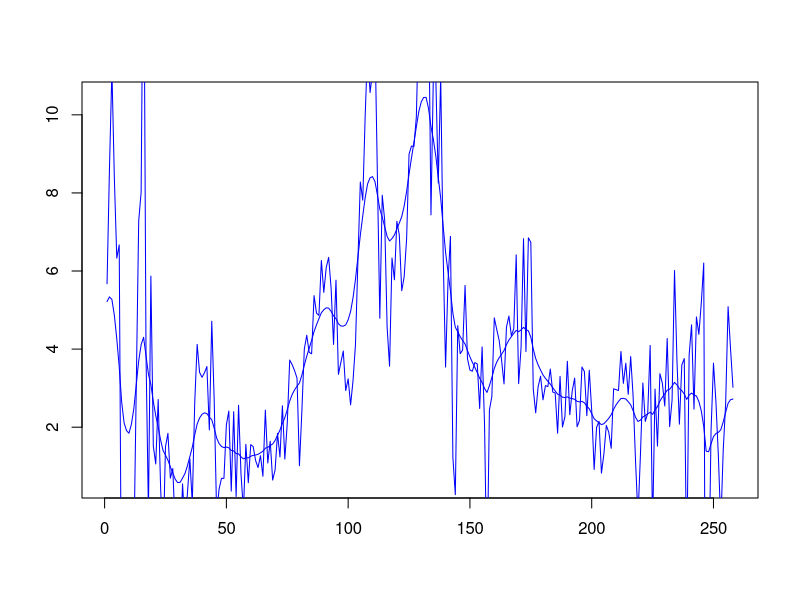

This chart was generated by the following R code:
# UC_EM.m
##############<load a file>##############
file = as.matrix(read.csv("USCPI.csv"));#
file = matrix(file[,1]);                #
file = matrix(file[-258]);              #
d = 5.673853997; #The first line        #
USCPI = matrix(rbind(d,file),,1);       #
#########################################
y = USCPI;
T = length(y);
omega2_0 = 9; # initial condition
omega = .5^2; # fix omega
####<Making a sparse matrix>####
S=diag(T);                     #
d=matrix(rep(0,T),1);          #
sparse=rbind(d,S);             #
sparse<-sparse[-(T+1),]        #
################################
H = diag(T) - sparse;
invOmega = diag(T)*c(1/omega2_0,1/omega*rep(1,T-1));

HinvOmegaH = t(H) %*% invOmega %*% H;
sigma2t = var(y)[1]; # initial guess
err = 1;
while (err> 10^(-4)){
  # E-step
  Kt = HinvOmegaH + diag(T)/sigma2t;
  taut = solve(Kt,(y/sigma2t));
  # M-step
  lam = matrix(eigen(Kt)$values);
  newsigma2t = (sum(1/lam) + t(y-taut) %*% (y-taut))/T;
  # update
  err = abs(sigma2t-newsigma2t);
  sigma2t = newsigma2t[1];
}  
Kt = HinvOmegaH + diag(T)/sigma2t;
taut = solve(Kt,(y/sigma2t));
win.graph() #------------>For Windows users
#quartz()#---------------->For Mac users
plot(taut,type='l',col='blue',xlab='',ylab='');
lines(y,col='blue');